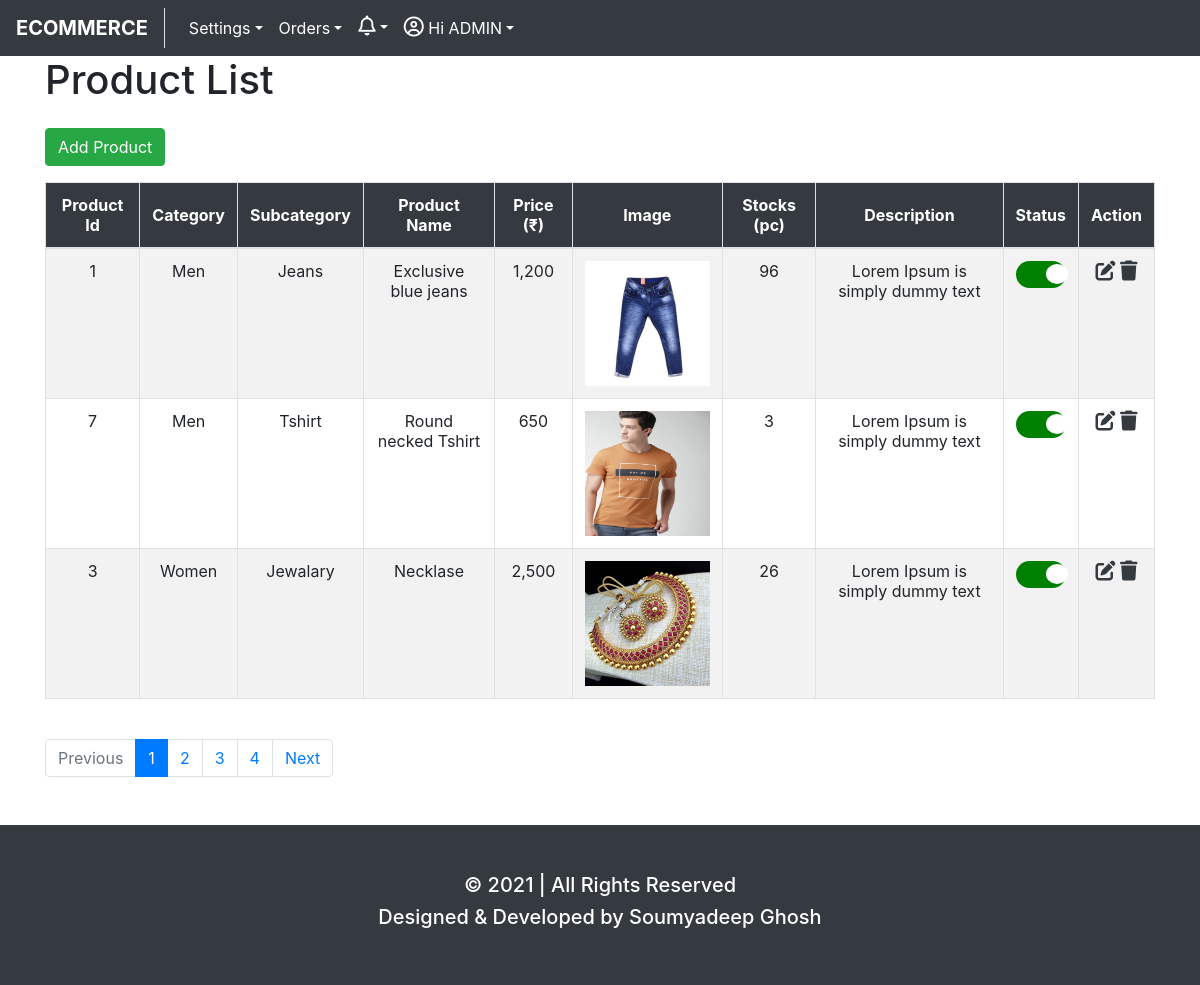
Page /productlist.php (signed in) on the committed database.
### tables this page shows
CREATE TABLE `product` (
  `id` int(11) NOT NULL,
  `cat_id` int(11) NOT NULL,
  `subcat_id` int(11) NOT NULL,
  `name` varchar(255) NOT NULL,
  `price` varchar(255) NOT NULL,
  `image` varchar(255) NOT NULL,
  `stocks` int(255) NOT NULL,
  `description` text NOT NULL,
  `status` tinyint(1) NOT NULL DEFAULT 0 COMMENT '0=inactive\r\n1=active'
);

CREATE TABLE `category` (
  `id` int(11) NOT NULL,
  `name` varchar(255) NOT NULL,
  `status` tinyint(1) NOT NULL DEFAULT 0 COMMENT '0=inactive 1=active'
);

CREATE TABLE `subcategory` (
  `id` int(11) NOT NULL,
  `cat_id` int(11) NOT NULL,
  `name` varchar(255) NOT NULL,
  `status` tinyint(1) NOT NULL DEFAULT 0 COMMENT '0=inactive 1=active'
);

### productlist.php (the view, shortened to what this page needs)
<?php
    include "config.php";
    $page = isset($_GET['page']) ? mysqli_real_escape_string($link,$_GET['page']) : 1;
    $limit = 3;
    $offset = ($page - 1) * $limit;
    $sql = "SELECT product.id as product_id,category.name as category,subcategory.name as subcategory,product.name as product_name,price,image,stocks,description,product.status as status FROM product INNER JOIN category ON product.cat_id = category.id INNER JOIN subcategory ON product.subcat_id = subcategory.id LIMIT $limit OFFSET $offset";
    $query = mysqli_query($link,$sql);
?>
<head>
    <?php include 'layouts/head.php' ?>
</head>
<body>
    <?php include 'layouts/header.php' ?>
    <div class="container">
        <?php if($_SESSION['type'] == 1){ ?>
            <h1>Product List</h1>
            <a href="addproduct.php" class="btn btn-success mt-3 mb-3">Add Product</a>
            <table class="table table-bordered table-striped table-hover">
            <thead class="bg-dark text-center text-white">
                <tr>
                    <th class="align-middle">Product Id</th>
                    <th class="align-middle">Category</th>
                    <th class="align-middle">Subcategory</th>
                    <th class="align-middle">Product Name</th>
                    <th class="align-middle">Price (&#8377)</th>
                    <th class="align-middle">Image</th>
                    <th class="align-middle">Stocks (pc)</th>
                    <th class="align-middle">Description</th>
                    <th class="align-middle">Status</th>
                    <th class="align-middle">Action</th>
                </tr>
            </thead>
            <tbody class="text-center">
                <?php if(mysqli_num_rows($query) == 0){ ?>
                    <tr><td colspan="10" class="text-center">No record found</td></tr>
                <?php }else{ ?>
                    <?php
                        $psql = "SELECT * FROM product";
                        $pquery = mysqli_query($link,$psql);
                        $total_record = mysqli_num_rows($pquery);
                        $total_page = ceil($total_record / $limit);
                        while($product = mysqli_fetch_assoc($query)){
                    ?>
                    <tr>
                        <td><?= $product['product_id'] ?></td>
                        <td><?= $product['category'] ?></td>
                        <td><?= $product['subcategory'] ?></td>
                        <td><?= $product['product_name'] ?></td>
                        <td><?= number_format($product['price']) ?></td>
                        <td>
                            <img src="assets/images/products/<?= $product['image'] ?>" width="125" height="125">
                        </td>
                        <td><?= $product['stocks'] ?>
                        <?php
                            $count = str_word_count($product['description']);
                            $desc = array_slice(explode(' ',$product['description']),0,10);
                            $desc = implode(' ',$desc);
                        ?>
                        <td><?= $desc ?> <?= $count >= 10 ? '<a href="#">...see more</a>' : '' ?></td>
                        <td>
                            <label class="switch">
                                <span class="slider round"></span>
                            </label>
                        </td>
                        <td>
                            <a href="update.php?id=<?= $product['product_id'] ?>" class="text-dark"><i class='fas fa-edit'></i></a>
                            <a href="delete.php?id=<?= $product['product_id'] ?>" class="text-dark"><i class='fas fa-trash'></i></a>
                        </td>
                    </tr>
                    <?php } ?>
                <?php } ?>
            </tbody>
            </table>
            <br>
            <ul class="pagination">
                <li class="page-item <?= ($page > 1) ? '' : 'disabled' ?>"><a class="page-link" href="productlist.php?page=<?= $page-1 ?>">Previous</a></li>
            <?php for($i=1;$i<=$total_page;$i++){ ?>
                <li class="page-item <?= ($page == $i) ? 'active' : '' ?>"><a class="page-link" href="productlist.php?page=<?= $i ?>"><?php echo $i ?></a></li>
            <?php } ?>
                <li class="page-item <?= ($total_page > $page) ? '' : 'disabled' ?>"><a class="page-link" href="productlist.php?page=<?= $page+1 ?>">Next</a></li>
            </ul>
        <?php }else{ echo '<script>window.location.href="index.php"</script>'; } ?>
    </div>
    <?php include 'layouts/footer.php' ?>
</body>

### assets/css/site.css (style rules this page uses)
.fas { font-size: 20px; }
.switch { position: relative; display: inline-block; width: 50px; height: 27px; }
.slider { position: absolute; cursor: pointer; top: 0; left: 0; right: 0; bottom: 0; background-color: red; -webkit-transition: .4s; transition: .4s; }
.slider:before { position: absolute; content: ""; height: 20px; width:22px; left: 4px; bottom: 4px; background-color: white; -webkit-transition: .4s; transition: .4s; }
input:checked + .slider { background-color: green; }
input:checked + .slider:before { -webkit-transform: translateX(26px); -ms-transform: translateX(26px); transform: translateX(26px); }
.slider.round { border-radius: 34px; }
.slider.round:before { border-radius: 50%; }

### rows in the picture
product: id "1", cat.name "Men", subcat.name "Jeans", name "Exclusive blue jeans", price "1,200", image (picture), stocks "96", description "Lorem Ipsum is simply dummy text"
product: id "7", cat.name "Men", subcat.name "Tshirt", name "Round necked Tshirt", price "650", image (picture), stocks "3", description "Lorem Ipsum is simply dummy text"
product: id "3", cat.name "Women", subcat.name "Jewalary", name "Necklase", price "2,500", image (picture), stocks "26", description "Lorem Ipsum is simply dummy text"

### other values in the picture
explode(' ',$_SESSION['name'])[0] "ADMIN"
